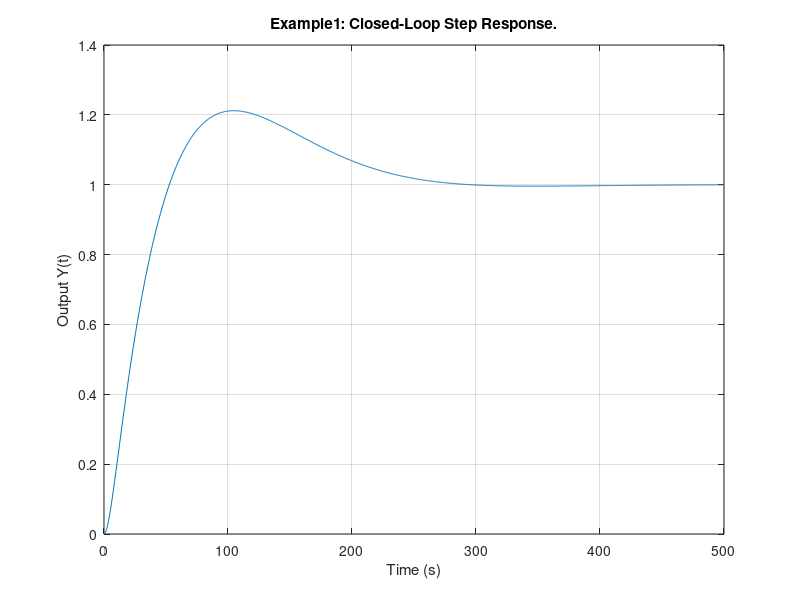

Recreate this plot in MATLAB.
% Controller#2

numK2= 3*[80 1];
denK2= 20*[4 1];
sysK2= tf(numK2, denK2);

%G 
numG = 1;
denG = [400 0 0];
sysG = tf(numG, denG);

% DS1 is stable

sysfo2 = series(sysK2, sysG);
syscl2 = feedback(sysfo2, 1); 

t = 0:0.5:500;
y = step(syscl2, t);
plot(t,y), grid;
xlabel('Time (s)');
ylabel('Output Y(t)');
title('Example1: Closed-Loop Step Response.');
zcl = zero(syscl2);
pcl = pole(syscl2);
syscl2;
